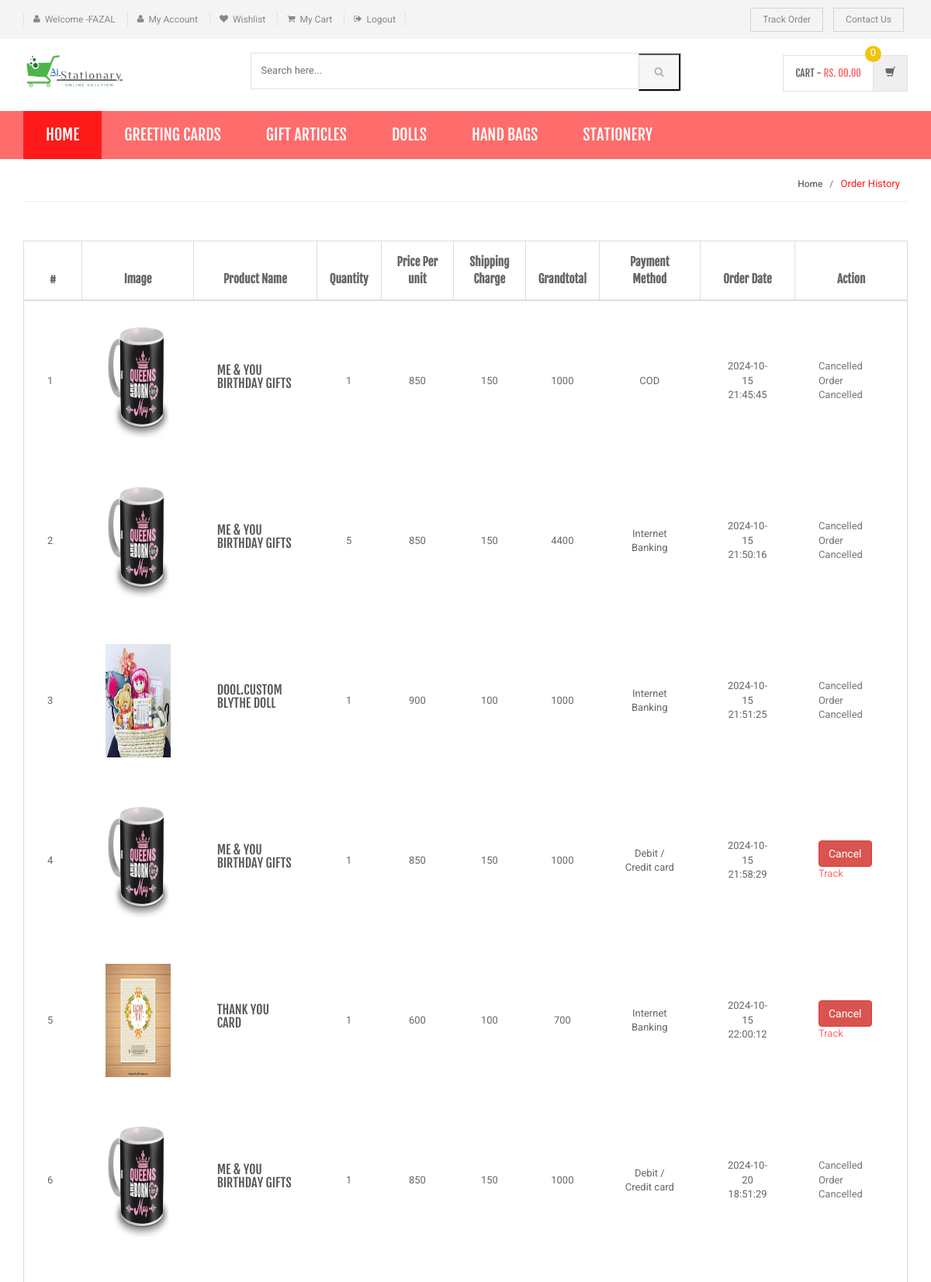
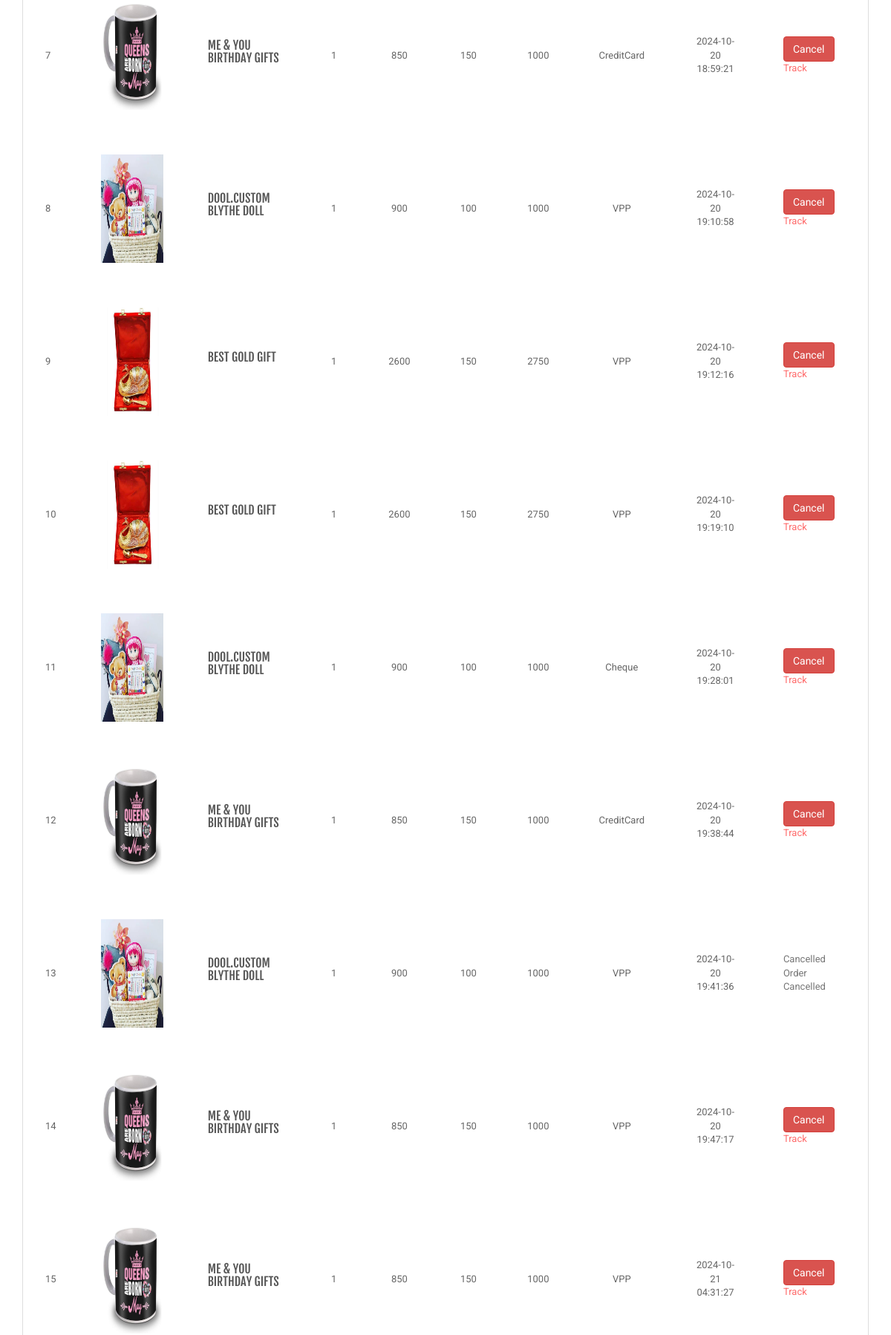
The app's page /shopping/order-history.php (signed in, upper part) with its own data (2 pictures, top to bottom).
### tables this page shows
CREATE TABLE `category` (
  `id` int(11) NOT NULL,
  `categoryName` varchar(255) DEFAULT NULL,
  `categoryDescription` longtext DEFAULT NULL,
  `creationDate` timestamp NOT NULL DEFAULT current_timestamp(),
  `updationDate` varchar(255) DEFAULT NULL
);

CREATE TABLE `orders` (
  `id` int(11) NOT NULL,
  `userId` int(11) DEFAULT NULL,
  `productId` varchar(255) DEFAULT NULL,
  `quantity` int(11) DEFAULT NULL,
  `orderDate` timestamp NOT NULL DEFAULT current_timestamp(),
  `paymentMethod` varchar(50) DEFAULT NULL,
  `orderStatus` varchar(55) DEFAULT NULL
);

CREATE TABLE `products` (
  `id` int(11) NOT NULL,
  `category` int(11) NOT NULL,
  `subCategory` int(11) DEFAULT NULL,
  `productName` varchar(255) DEFAULT NULL,
  `productCompany` varchar(255) DEFAULT NULL,
  `productPrice` int(11) DEFAULT NULL,
  `productPriceBeforeDiscount` int(11) DEFAULT NULL,
  `productDescription` longtext DEFAULT NULL,
  `productImage1` varchar(255) DEFAULT NULL,
  `productImage2` varchar(255) DEFAULT NULL,
  `productImage3` varchar(255) DEFAULT NULL,
  `shippingCharge` int(11) DEFAULT NULL,
  `productAvailability` varchar(255) DEFAULT NULL,
  `postingDate` timestamp NULL DEFAULT current_timestamp(),
  `updationDate` varchar(255) DEFAULT NULL
);

### shopping/order-history.php (the view, shortened to what this page needs)
<?php
include('includes/config.php');
if(strlen($_SESSION['login'])==0)
{
    header('location:login.php');
}
else{
?>
<!DOCTYPE html>
<html lang="en">
    <head>
        <link rel="stylesheet" href="assets/css/bootstrap.min.css">
        <link rel="stylesheet" href="assets/css/main.css">
        <link rel="stylesheet" href="assets/css/red.css">
        <link rel="stylesheet" href="assets/css/owl.carousel.css">
        <link rel="stylesheet" href="assets/css/owl.transitions.css">
        <link href="assets/css/lightbox.css" rel="stylesheet">
        <link rel="stylesheet" href="assets/css/animate.min.css">
        <link rel="stylesheet" href="assets/css/rateit.css">
        <link rel="stylesheet" href="assets/css/bootstrap-select.min.css">
        <link rel="stylesheet" href="assets/css/config.css">
        <link href="assets/css/green.css" rel="alternate stylesheet" title="Green color">
        <link href="assets/css/blue.css" rel="alternate stylesheet" title="Blue color">
        <link href="assets/css/red.css" rel="alternate stylesheet" title="Red color">
        <link href="assets/css/orange.css" rel="alternate stylesheet" title="Orange color">
        <link href="assets/css/dark-green.css" rel="alternate stylesheet" title="Darkgreen color">
        <link rel="stylesheet" href="assets/css/font-awesome.min.css">
    </head>
    <body class="cnt-home">
        <header class="header-style-1">
            <?php include('includes/top-header.php');?>
            <?php include('includes/main-header.php');?>
            <?php include('includes/menu-bar.php');?>
        </header>
        <div class="breadcrumb">
            <div class="container">
                <div class="breadcrumb-inner">
                    <ul class="list-inline list-unstyled">
                        <li><a href="#">Home</a></li>
                        <li class='active'>Order History</li>
                    </ul>
                </div>
            </div>
        </div>
        <div class="body-content outer-top-xs">
            <div class="container">
                <div class="row inner-bottom-sm">
                    <div class="shopping-cart">
                        <div class="col-md-12 col-sm-12 shopping-cart-table ">
                            <div class="table-responsive">
                                <form name="cart" method="post">
                                    <table class="table table-bordered">
                                        <thead>
                                            <tr>
                                                <th class="cart-romove item">#</th>
                                                <th class="cart-description item">Image</th>
                                                <th class="cart-product-name item">Product Name</th>
                                                <th class="cart-qty item">Quantity</th>
                                                <th class="cart-sub-total item">Price Per unit</th>
                                                <th class="cart-sub-total item">Shipping Charge</th>
                                                <th class="cart-total item">Grandtotal</th>
                                                <th class="cart-total item">Payment Method</th>
                                                <th class="cart-description item">Order Date</th>
                                                <th class="cart-total last-item">Action</th>
                                            </tr>
                                        </thead>
                                        <tbody>
                                            <?php
                                            $query=mysqli_query($con,"select products.productImage1 as pimg1,products.productName as pname,products.id as proid,orders.productId as opid,orders.quantity as qty,products.productPrice as pprice,products.shippingCharge as shippingcharge,orders.paymentMethod as paym,orders.orderDate as odate,orders.id as orderid, orders.orderStatus as status from orders join products on orders.productId=products.id where orders.userId='".$_SESSION['id']."' and orders.paymentMethod is not null");
                                            $cnt=1;
                                            while($row=mysqli_fetch_array($query)){
                                                ?>
                                                <tr>
                                                    <td><?php echo $cnt;?></td>
                                                    <td class="cart-image">
                                                        <a class="entry-thumbnail" href="detail.html">
                                                            <img src="admin/productimages/<?php echo $row['proid'];?>/<?php echo $row['pimg1'];?>" alt="" width="84" height="146">
                                                        </a>
                                                    </td>
                                                    <td class="cart-product-name-info">
                                                        <h4 class='cart-product-description'>
                                                            <a href="product-details.php?pid=<?php echo $row['opid'];?>">
                                                                <?php echo $row['pname'];?>
                                                            </a>
                                                        </h4>
                                                    </td>
                                                    <td class="cart-product-quantity"><?php echo $row['qty']; ?> </td>
                                                    <td class="cart-product-sub-total"><?php echo $row['pprice']; ?></td>
                                                    <td class="cart-product-sub-total"><?php echo $row['shippingcharge']; ?></td>
                                                    <td class="cart-product-grand-total"><?php echo (($row['qty'] * $row['pprice']) + $row['shippingcharge']);?></td>
                                                    <td class="cart-product-sub-total"><?php echo $row['paym']; ?></td>
                                                    <td class="cart-product-sub-total"><?php echo $row['odate']; ?></td>
                                                    <td>
                                                        <?php if($row['status'] !== 'Cancelled'){ ?>
                                                            <form method="post">
                                                                <input type="submit" name="cancel_order" value="Cancel" class="btn btn-danger" onclick="return confirm('Are you sure you want to cancel this order?');">
                                                            </form>
                                                        <?php } else { ?>
                                                            <span class="text-muted">Cancelled</span>
                                                        <?php } ?>
                                                        <?php if($row['status'] !== 'Cancelled'){ ?>
                                                            <a href="javascript:void(0);" onClick="popUpWindow('track-order.php?oid=<?php echo htmlentities($row['orderid']);?>');" title="Track order">Track</a>
                                                        <?php } else { ?>
                                                            <span class="text-muted">Order Cancelled</span>
                                                        <?php } ?>
                                                    </td>
                                                </tr>
                                                <?php $cnt=$cnt+1; } ?>
                                        </tbody>
                                    </table>
                                </form>
                            </div>
                        </div>
                    </div>
                </div>
            </div>
        </div>
    </body>
</html>
<?php } ?>

### shopping/includes/menu-bar.php (shortened to what this page needs)
<div class="header-nav animate-dropdown">
    <div class="container">
        <div class="yamm navbar navbar-default" role="navigation">
            <div class="nav-bg-class">
                <div class="navbar-collapse collapse" id="mc-horizontal-menu-collapse">
	<div class="nav-outer ">
		<ul class="nav navbar-nav ">
			<li class="active dropdown yamm-fw ">
				<a href="index.php" data-hover="dropdown" class="dropdown-toggle">Home</a>
			</li>
              <?php $sql=mysqli_query($con,"select id,categoryName  from category limit 6");
while($row=mysqli_fetch_array($sql))
{
    ?>
			<li class="dropdown yamm bg-dark">
				<a href="category.php?cid=<?php echo $row['id'];?>"> <?php echo $row['categoryName'];?></a>
			</li>
			<?php } ?>
		</ul>
		<div class="clearfix"></div>
	</div>
</div>
            </div>
        </div>
    </div>
</div>

### shopping/assets/css/red.css (style rules this page uses)
a { color: #ff6c6c; }
.header-style-1 .header-nav { background: #ff6c6c; }
.cnt-home .header-style-1 .header-nav .navbar .navbar-nav > li.active { background: #ff1a1a; }
.breadcrumb ul li.active { color: #ff1a1a; }

### shopping/assets/css/lightbox.css (style rules this page uses)
body:after { content: url(../images/close.png) url(../images/loading.gif) url(../images/prev.png) url(../images/next.png); display: none; }

### shopping/assets/css/green.css (style rules this page uses)
a { color: #abd07e; }
.header-style-1 .header-nav { background: #abd07e; }
.cnt-home .header-style-1 .header-nav .navbar .navbar-nav > li.active { background: #84b943; }
.breadcrumb ul li.active { color: #84b943; }

### shopping/assets/css/blue.css (style rules this page uses)
a { color: #3498db; }
.header-style-1 .header-nav { background: #3498db; }
.cnt-home .header-style-1 .header-nav .navbar .navbar-nav > li.active { background: #1d6ca1; }
.breadcrumb ul li.active { color: #1d6ca1; }

### shopping/assets/css/orange.css (style rules this page uses)
a { color: #f39c12; }
.header-style-1 .header-nav { background: #f39c12; }
.cnt-home .header-style-1 .header-nav .navbar .navbar-nav > li.active { background: #ab6c09; }
.breadcrumb ul li.active { color: #ab6c09; }

### shopping/assets/css/dark-green.css (style rules this page uses)
a { color: #12cca7; }
.header-style-1 .header-nav { background: #12cca7; }
.cnt-home .header-style-1 .header-nav .navbar .navbar-nav > li.active { background: #0b816a; }
.breadcrumb ul li.active { color: #0b816a; }

### records on screen
category: categoryName "GREETING CARDS"
category: categoryName "GIFT ARTICLES"
category: categoryName "DOLLS"
category: categoryName "HAND BAGS"
category: categoryName "STATIONERY"
orders: productId.productImage1 (picture), productId.productName "ME & YOU BIRTHDAY GIFTS", quantity "1", productId.productPrice "850", productId.shippingCharge "150", ($row['qty'] * $row['pprice']) + $row['shippingcharge'] "1000", paymentMethod "COD", orderDate "2024-10-15 21:45:45", orderStatus "Cancelled"
orders: productId.productImage1 (picture), productId.productName "ME & YOU BIRTHDAY GIFTS", quantity "5", productId.productPrice "850", productId.shippingCharge "150", ($row['qty'] * $row['pprice']) + $row['shippingcharge'] "4400", paymentMethod "Internet Banking", orderDate "2024-10-15 21:50:16", orderStatus "Cancelled"
orders: productId.productImage1 (picture), productId.productName "DOOL.CUSTOM BLYTHE DOLL", quantity "1", productId.productPrice "900", productId.shippingCharge "100", ($row['qty'] * $row['pprice']) + $row['shippingcharge'] "1000", paymentMethod "Internet Banking", orderDate "2024-10-15 21:51:25", orderStatus "Cancelled"
orders: productId.productImage1 (picture), productId.productName "ME & YOU BIRTHDAY GIFTS", quantity "1", productId.productPrice "850", productId.shippingCharge "150", ($row['qty'] * $row['pprice']) + $row['shippingcharge'] "1000", paymentMethod "Debit / Credit card", orderDate "2024-10-15 21:58:29"
orders: productId.productImage1 (picture), productId.productName "THANK YOU CARD", quantity "1", productId.productPrice "600", productId.shippingCharge "100", ($row['qty'] * $row['pprice']) + $row['shippingcharge'] "700", paymentMethod "Internet Banking", orderDate "2024-10-15 22:00:12"
orders: productId.productImage1 (picture), productId.productName "ME & YOU BIRTHDAY GIFTS", quantity "1", productId.productPrice "850", productId.shippingCharge "150", ($row['qty'] * $row['pprice']) + $row['shippingcharge'] "1000", paymentMethod "Debit / Credit card", orderDate "2024-10-20 18:51:29", orderStatus "Cancelled"
orders: productId.productImage1 (picture), productId.productName "ME & YOU BIRTHDAY GIFTS", quantity "1", productId.productPrice "850", productId.shippingCharge "150", ($row['qty'] * $row['pprice']) + $row['shippingcharge'] "1000", paymentMethod "CreditCard", orderDate "2024-10-20 18:59:21"
orders: productId.productImage1 (picture), productId.productName "DOOL.CUSTOM BLYTHE DOLL", quantity "1", productId.productPrice "900", productId.shippingCharge "100", ($row['qty'] * $row['pprice']) + $row['shippingcharge'] "1000", paymentMethod "VPP", orderDate "2024-10-20 19:10:58"
orders: productId.productImage1 (picture), productId.productName "BEST GOLD GIFT", quantity "1", productId.productPrice "2600", productId.shippingCharge "150", ($row['qty'] * $row['pprice']) + $row['shippingcharge'] "2750", paymentMethod "VPP", orderDate "2024-10-20 19:12:16"
orders: productId.productImage1 (picture), productId.productName "BEST GOLD GIFT", quantity "1", productId.productPrice "2600", productId.shippingCharge "150", ($row['qty'] * $row['pprice']) + $row['shippingcharge'] "2750", paymentMethod "VPP", orderDate "2024-10-20 19:19:10"
orders: productId.productImage1 (picture), productId.productName "DOOL.CUSTOM BLYTHE DOLL", quantity "1", productId.productPrice "900", productId.shippingCharge "100", ($row['qty'] * $row['pprice']) + $row['shippingcharge'] "1000", paymentMethod "Cheque", orderDate "2024-10-20 19:28:01"
orders: productId.productImage1 (picture), productId.productName "ME & YOU BIRTHDAY GIFTS", quantity "1", productId.productPrice "850", productId.shippingCharge "150", ($row['qty'] * $row['pprice']) + $row['shippingcharge'] "1000", paymentMethod "CreditCard", orderDate "2024-10-20 19:38:44"
orders: productId.productImage1 (picture), productId.productName "DOOL.CUSTOM BLYTHE DOLL", quantity "1", productId.productPrice "900", productId.shippingCharge "100", ($row['qty'] * $row['pprice']) + $row['shippingcharge'] "1000", paymentMethod "VPP", orderDate "2024-10-20 19:41:36", orderStatus "Cancelled"
orders: productId.productImage1 (picture), productId.productName "ME & YOU BIRTHDAY GIFTS", quantity "1", productId.productPrice "850", productId.shippingCharge "150", ($row['qty'] * $row['pprice']) + $row['shippingcharge'] "1000", paymentMethod "VPP", orderDate "2024-10-20 19:47:17"
orders: productId.productImage1 (picture), productId.productName "ME & YOU BIRTHDAY GIFTS", quantity "1", productId.productPrice "850", productId.shippingCharge "150", ($row['qty'] * $row['pprice']) + $row['shippingcharge'] "1000", paymentMethod "VPP", orderDate "2024-10-21 04:31:27"

### other values on screen
$_SESSION['username'] "FAZAL"
